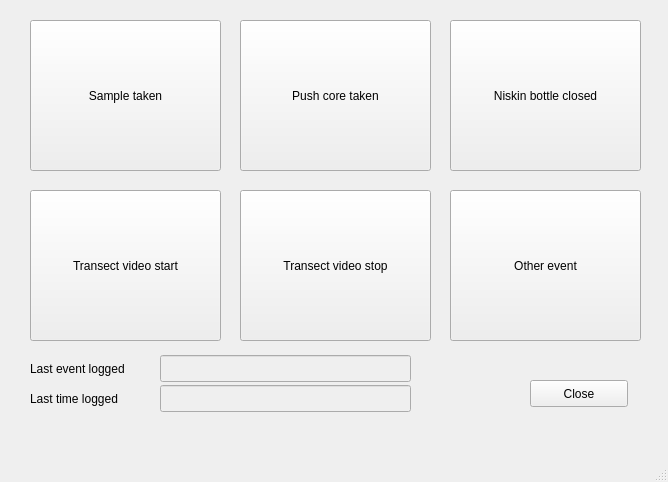
<?xml version="1.0" encoding="UTF-8"?>
<ui version="4.0">
 <class>MainWindow</class>
 <widget class="QMainWindow" name="MainWindow">
  <property name="geometry">
   <rect>
    <x>0</x>
    <y>0</y>
    <width>668</width>
    <height>482</height>
   </rect>
  </property>
  <property name="windowTitle">
   <string>LogSoft</string>
  </property>
  <widget class="QWidget" name="centralwidget">
   <widget class="QPushButton" name="pushCoreTakenButton">
    <property name="geometry">
     <rect>
      <x>240</x>
      <y>20</y>
      <width>191</width>
      <height>151</height>
     </rect>
    </property>
    <property name="text">
     <string>Push core taken</string>
    </property>
   </widget>
   <widget class="QPushButton" name="niskinBottleClosedButton">
    <property name="geometry">
     <rect>
      <x>450</x>
      <y>20</y>
      <width>191</width>
      <height>151</height>
     </rect>
    </property>
    <property name="text">
     <string>Niskin bottle closed</string>
    </property>
   </widget>
   <widget class="QPushButton" name="transectVideoStartButton">
    <property name="geometry">
     <rect>
      <x>30</x>
      <y>190</y>
      <width>191</width>
      <height>151</height>
     </rect>
    </property>
    <property name="text">
     <string>Transect video start</string>
    </property>
   </widget>
   <widget class="QPushButton" name="transectVideoStopButton">
    <property name="geometry">
     <rect>
      <x>240</x>
      <y>190</y>
      <width>191</width>
      <height>151</height>
     </rect>
    </property>
    <property name="text">
     <string>Transect video stop</string>
    </property>
   </widget>
   <widget class="QPushButton" name="closeDataLogButton">
    <property name="geometry">
     <rect>
      <x>530</x>
      <y>380</y>
      <width>98</width>
      <height>27</height>
     </rect>
    </property>
    <property name="text">
     <string>Close</string>
    </property>
   </widget>
   <widget class="QLineEdit" name="lastEventLogTextbox">
    <property name="enabled">
     <bool>false</bool>
    </property>
    <property name="geometry">
     <rect>
      <x>160</x>
      <y>355</y>
      <width>251</width>
      <height>27</height>
     </rect>
    </property>
   </widget>
   <widget class="QLabel" name="lastEventLogLabel">
    <property name="geometry">
     <rect>
      <x>30</x>
      <y>360</y>
      <width>121</width>
      <height>17</height>
     </rect>
    </property>
    <property name="text">
     <string>Last event logged</string>
    </property>
   </widget>
   <widget class="QLineEdit" name="lastTimeLogTextbox">
    <property name="enabled">
     <bool>false</bool>
    </property>
    <property name="geometry">
     <rect>
      <x>160</x>
      <y>385</y>
      <width>251</width>
      <height>27</height>
     </rect>
    </property>
   </widget>
   <widget class="QLabel" name="lastTimeLogLabel">
    <property name="geometry">
     <rect>
      <x>30</x>
      <y>390</y>
      <width>121</width>
      <height>17</height>
     </rect>
    </property>
    <property name="text">
     <string>Last time logged</string>
    </property>
   </widget>
   <widget class="QPushButton" name="sampleTakenButton">
    <property name="geometry">
     <rect>
      <x>30</x>
      <y>20</y>
      <width>191</width>
      <height>151</height>
     </rect>
    </property>
    <property name="text">
     <string>Sample taken</string>
    </property>
   </widget>
   <widget class="QPushButton" name="otherEventButton">
    <property name="geometry">
     <rect>
      <x>450</x>
      <y>190</y>
      <width>191</width>
      <height>151</height>
     </rect>
    </property>
    <property name="text">
     <string>Other event</string>
    </property>
   </widget>
  </widget>
  <widget class="QMenuBar" name="menubar">
   <property name="geometry">
    <rect>
     <x>0</x>
     <y>0</y>
     <width>668</width>
     <height>25</height>
    </rect>
   </property>
  </widget>
  <widget class="QStatusBar" name="statusbar"/>
 </widget>
 <resources/>
 <connections/>
</ui>
